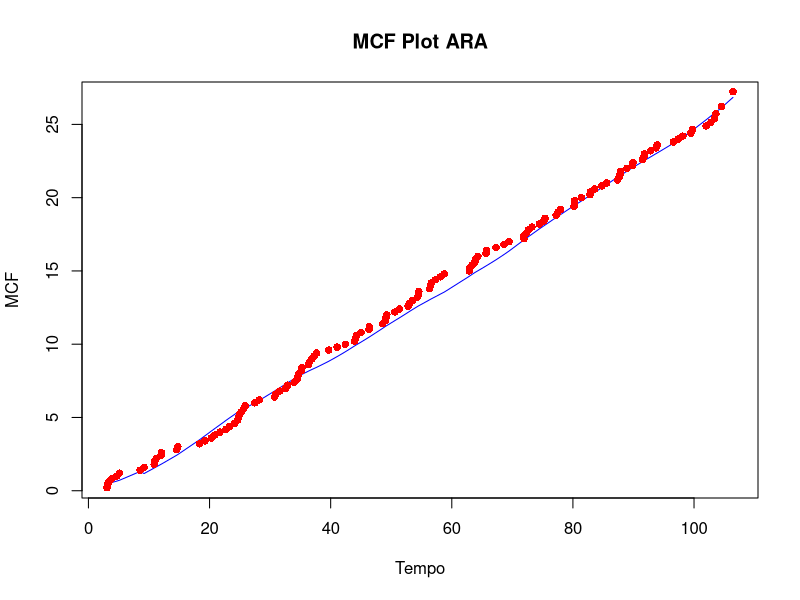
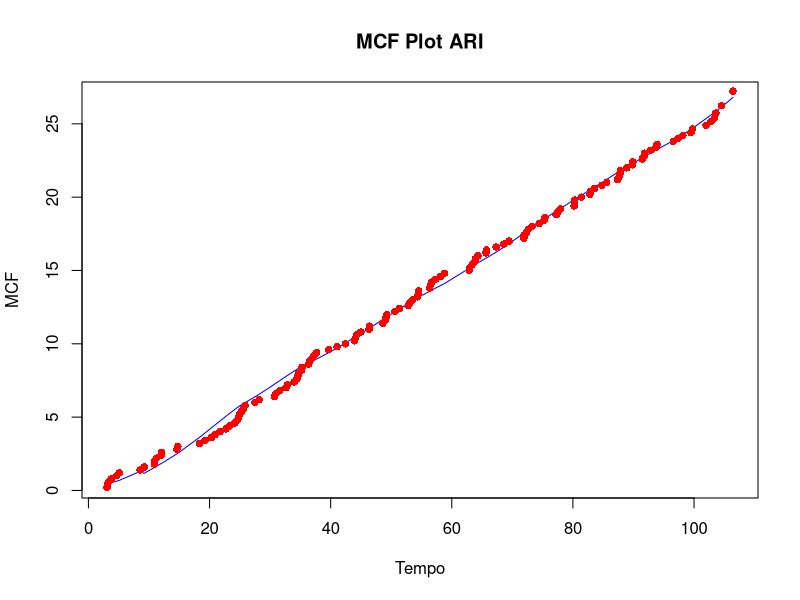

These charts were generated, in order, by the following R code:
library(dplyr)
library(pracma)
clear()
equip <- c(
  1, 1, 1, 1, 1, 1, 1, 1, 1, 1,
  1, 1, 1, 1, 1, 1, 1, 1, 1, 1,
  1, 1, 1, 1, 2, 2, 2, 2, 2, 2,
  2, 2, 2, 2, 2, 2, 2, 2, 2, 2,
  2, 2, 2, 2, 2, 2, 2, 2, 2, 2,
  2, 2, 2, 2, 2, 2, 2, 3, 3, 3,
  3, 3, 3, 3, 3, 3, 3, 3, 3, 3,
  3, 3, 3, 3, 3, 3, 3, 3, 3, 3,
  3, 4, 4, 4, 4, 4, 4, 4, 4, 4,
  4, 4, 4, 4, 4, 4, 4, 4, 4, 4,
  4, 4, 4, 4, 4, 4, 4, 4, 4, 4,
  5, 5, 5, 5, 5, 5, 5, 5, 5, 5,
  5, 5, 5, 5, 5, 5, 5, 5, 5, 5,
  5, 5, 5, 5 
)

tempo_i <- c(
  0, 9.197, 14.761, 19.246, 24.597, 25.302, 30.948, 31.602, 34.574, 41.059,
  44.114, 44.279, 46.381, 54.519, 56.355, 74.44, 77.236, 80.261, 82.815, 84.772,
  88.901, 93.727, 98.149, 106.429, 0, 3.073, 4.685, 5.125, 10.867, 11.199,
  12.046, 20.275, 21.721, 24.944, 32.604, 34.43, 36.343, 36.899, 49.009, 49.27,
  51.357, 53.56, 57.321, 58.775, 62.879, 65.651, 68.605, 71.925, 72.362, 80.282,
  89.826, 89.911, 91.807, 96.57, 97.373, 99.731, 103.386, 0, 3.814, 18.336,
  20.887, 24.792, 28.197, 30.747, 35.269, 39.679, 43.93, 44.995, 54.552, 58.139,
  63.358, 63.816, 65.727, 69.452, 75.205, 75.401, 82.888, 83.607, 93.903,
  102.791, 103.602, 0, 3.108, 11.976, 14.593, 23.326, 24.15, 25.627, 34.732,
  36.546, 37.267, 42.407, 46.347, 48.593, 49.13, 52.783, 56.483, 63.891, 71.913,
  72.627, 73.248, 77.949, 80.195, 81.409, 87.642, 87.782, 87.82, 91.752,
  101.995, 104.54, 0, 3.346, 8.527, 10.942, 22.723, 25.885, 27.479, 32.869,
  33.975, 35.194, 37.683, 50.615, 53.079, 54.31, 56.651, 62.984, 64.305, 67.309,
  77.525, 85.587, 87.362, 91.461, 92.839, 99.475
)

tempo_f <- c(
  9.197, 14.761, 19.246, 24.597, 25.302, 30.948, 31.602, 34.574, 41.059, 44.114,
  44.279, 46.381, 54.519, 56.355, 74.44, 77.236, 80.261, 82.815, 84.772, 88.901,
  93.727, 98.149, 106.429, 106.429, 3.073, 4.685, 5.125, 10.867, 11.199, 12.046,
  20.275, 21.721, 24.944, 32.604, 34.43, 36.343, 36.899, 49.009, 49.27, 51.357,
  53.56, 57.321, 58.775, 62.879, 65.651, 68.605, 71.925, 72.362, 80.282, 89.826,
  89.911, 91.807, 96.57, 97.373, 99.731, 103.386, 103.386, 3.814, 18.336,
  20.887, 24.792, 28.197, 30.747, 35.269, 39.679, 43.93, 44.995, 54.552, 58.139,
  63.358, 63.816, 65.727, 69.452, 75.205, 75.401, 82.888, 83.607, 93.903,
  102.791, 103.602, 103.602, 3.108, 11.976, 14.593, 23.326, 24.15, 25.627,
  34.732, 36.546, 37.267, 42.407, 46.347, 48.593, 49.13, 52.783, 56.483, 63.891,
  71.913, 72.627, 73.248, 77.949, 80.195, 81.409, 87.642, 87.782, 87.82, 91.752,
  101.995, 104.54, 104.54, 3.346, 8.527, 10.942, 22.723, 25.885, 27.479, 32.869,
  33.975, 35.194, 37.683, 50.615, 53.079, 54.31, 56.651, 62.984, 64.305, 67.309,
  77.525, 85.587, 87.362, 91.461, 92.839, 99.475, 99.475
)

censura <- c(
  1, 1, 1, 1, 1, 1, 1, 1, 1, 1,
  1, 1, 1, 1, 1, 1, 1, 1, 1, 1,
  1, 1, 1, 0, 1, 1, 1, 1, 1, 1,
  1, 1, 1, 1, 1, 1, 1, 1, 1, 1,
  1, 1, 1, 1, 1, 1, 1, 1, 1, 1,
  1, 1, 1, 1, 1, 1, 0, 1, 1, 1,
  1, 1, 1, 1, 1, 1, 1, 1, 1, 1,
  1, 1, 1, 1, 1, 1, 1, 1, 1, 1,
  0, 1, 1, 1, 1, 1, 1, 1, 1, 1,
  1, 1, 1, 1, 1, 1, 1, 1, 1, 1,
  1, 1, 1, 1, 1, 1, 1, 1, 1, 0,
  1, 1, 1, 1, 1, 1, 1, 1, 1, 1,
  1, 1, 1, 1, 1, 1, 1, 1, 1, 1,
  1, 1, 1, 0
)

mcf_nao_parametrica <- c(
  0.2, 0.4, 0.6, 0.8, 1.0, 1.2, 1.4, 1.6, 1.8, 2.0,
  2.2, 2.4, 2.6, 2.8, 3.0, 3.2, 3.4, 3.6, 3.8, 4.0,
  4.2, 4.4, 4.6, 4.8, 5.0, 5.2, 5.4, 5.6, 5.8, 6.0,
  6.2, 6.4, 6.6, 6.8, 7.0, 7.2, 7.4, 7.6, 7.8, 8.0,
  8.2, 8.4, 8.6, 8.8, 9.0, 9.2, 9.4, 9.6, 9.8, 10.0,
  10.2, 10.4, 10.6, 10.8, 11.0, 11.2, 11.4, 11.6, 11.8, 12.0,
  12.2, 12.4, 12.6, 12.8, 13.0, 13.2, 13.4, 13.6, 13.8, 14.0,
  14.2, 14.4, 14.6, 14.8, 15.0, 15.2, 15.4, 15.6, 15.8, 16.0,
  16.2, 16.4, 16.6, 16.8, 17.0, 17.2, 17.4, 17.6, 17.8, 18.0,
  18.2, 18.4, 18.6, 18.8, 19.0, 19.2, 19.4, 19.6, 19.8, 20.0,
  20.2, 20.4, 20.6, 20.8, 21.0, 21.2, 21.4, 21.6, 21.8, 22.0,
  22.2, 22.4, 22.6, 22.8, 23.0, 23.2, 23.4, 23.6, 23.8, 24.0,
  24.2, 24.4, 24.65, 24.9, 25.15, 25.4, 25.7333, 26.2333, 27.2333)



tempos_mcf <- c(3.073, 3.108, 3.346, 3.814, 4.685, 5.125, 8.527, 9.197, 10.867, 10.942,
                11.199, 11.976, 12.046, 14.593, 14.761, 18.336, 19.246, 20.275, 20.887, 
                21.721, 22.723, 23.326, 24.15, 24.597, 24.792, 24.944, 25.302, 25.627, 
                25.885, 27.479, 28.197, 30.747, 30.948, 31.602, 32.604, 32.869, 33.975, 
                34.43, 34.574, 34.732, 35.194, 35.269, 36.343, 36.546, 36.899, 37.267, 
                37.683, 39.679, 41.059, 42.407, 43.93, 44.114, 44.279, 44.995, 46.347, 
                46.381, 48.593, 49.009, 49.13, 49.27, 50.615, 51.357, 52.783, 53.079, 
                53.56, 54.31, 54.519, 54.552, 56.355, 56.483, 56.651, 57.321, 58.139, 
                58.775, 62.879, 62.984, 63.358, 63.816, 63.891, 64.305, 65.651, 65.727, 
                67.309, 68.605, 69.452, 71.913, 71.925, 72.362, 72.627, 73.248, 74.44, 
                75.205, 75.401, 77.236, 77.525, 77.949, 80.195, 80.261, 80.282, 81.409, 
                82.815, 82.888, 83.607, 84.772, 85.587, 87.362, 87.642, 87.782, 87.82, 
                88.901, 89.826, 89.911, 91.461, 91.752, 91.807, 92.839, 93.727, 93.903, 
                96.57, 97.373, 98.149, 99.475, 99.731, 101.995, 102.791, 103.386, 
                103.602, 104.54, 106.429)

dados <- data.frame(equip, tempo_i, tempo_f, censura)



################################################################################
#ARA_m MCF
#Ajuste inicial dos dados

m <- 20
par <- c(1.806,7.594,0.598)
mcfs_ara <- matrix(nrow = length(tempos_mcf), ncol = max(dados$equip) + 1)

dados_ara <- dados %>% mutate(tempo_ent = tempo_f-tempo_i) %>%
  filter(tempo_ent > 0) %>% select(-tempo_ent) %>%
  group_by(equip) %>% mutate(num_falha = seq(0,(n()-1))) %>%
  mutate(min_sum = ifelse(num_falha != 0, pmin((m-1), (num_falha-1)), 0)) %>%
  mutate(desc = 0) %>% mutate(acum = 0)

for (i in 1:nrow(dados_ara)){
  if  (dados_ara$num_falha[i] == 0){
    dados_ara$desc[i] <- 0
  } else {
    x <- seq(from =0, to = dados_ara$min_sum[i])
    min_sum <- dados_ara$min_sum[i]
    dados_ara$desc[i] <- sum((par[3]^x)*dados_ara$tempo_f[(i-1):(i-1-min_sum)]*(1-par[3]))
  }
  
}

f <- function(t,desc) {
  par[1]/par[2]*((t-desc)/par[2])^(par[1]-1)
}

for (i in 1:nrow(dados_ara)){
  dados_ara$acum[i] <- unlist(integrate(f, lower = dados_ara$tempo_i[i], 
                                 upper = dados_ara$tempo_f[i], desc = dados_ara$desc[i])[1])
}



max_equip <- max(dados_ara$equip)
for (j in 1:max_equip){
  dados_equip <- dados_ara[dados_ara$equip == j, ]
  for (l in 1:length(tempos_mcf)){
    tempo_atual <- tempos_mcf[l]
    dados_parc <- dados_equip[tempo_atual > dados_equip$tempo_i,]
    if (tempo_atual == dados_parc$tempo_f[nrow(dados_parc)]){
      acumul <- sum(dados_parc$acum)
      mcfs_ara[l,j] <- acumul
    } else {
      int_interv <- unlist(integrate(f, lower = dados_parc$tempo_i[nrow(dados_parc)],
                              upper = tempo_atual,
                              desc = dados_parc$desc[nrow(dados_parc)])[1])
      mcfs_ara[l,j] <- sum(dados_parc$acum[1:(nrow(dados_parc-1)-1)]) + int_interv
    }
  }
}

mcfs_ara[,ncol(mcfs_ara)] <- rowMeans(mcfs_ara[,1:5])

plot(y = mcfs_ara[, 6], x = tempos_mcf, type = "l", main = "MCF Plot ARA",
     xlab = "Tempo", ylab = "MCF", col = "blue")

# Adicionando mcf_nao_parametrica como pontos pontilhados
points(x = tempos_mcf, y = mcf_nao_parametrica, pch = 16, col = "red")


################################################################################
#ARI_m MCF
#Ajuste inicial dos dados

m <- 28
par <- c(1.898,7.652,0.672)
mcfs_ari <- matrix(nrow = length(tempos_mcf), ncol = max(dados$equip) + 1)

dados_ari <- dados %>% mutate(tempo_ent = tempo_f-tempo_i) %>%
  filter(tempo_ent > 0) %>% select(-tempo_ent) %>%
  group_by(equip) %>% mutate(num_falha = seq(0,(n()-1))) %>%
  mutate(min_sum = ifelse(num_falha != 0, pmin((m-1), (num_falha-1)), 0)) %>%
  mutate(desc = 0) %>% mutate(acum = 0)

for (i in 1:nrow(dados_ari)){
  if  (dados_ari$num_falha[i] == 0){
    dados_ari$desc[i] <- 0
  } else {
    x <- seq(from =0, to = dados_ari$min_sum[i])
    min_sum <- dados_ari$min_sum[i]
    dados_ari$desc[i] <- sum((par[3]^x)*(par[1]/par[2]*(dados_ari$tempo_f[(i-1):(i-1-min_sum)]/par[2])^(par[1]-1))
                             *(1-par[3]))
  }
  
}

f <- function(t,desc) {
  par[1]/par[2]*((t)/par[2])^(par[1]-1) - desc
}

for (i in 1:nrow(dados_ari)){
  dados_ari$acum[i] <- unlist(integrate(f, lower = dados_ari$tempo_i[i], 
                                        upper = dados_ari$tempo_f[i], desc = dados_ari$desc[i])[1])
}



max_equip <- max(dados_ari$equip)
for (j in 1:max_equip){
  dados_equip <- dados_ari[dados_ari$equip == j, ]
  for (l in 1:length(tempos_mcf)){
    tempo_atual <- tempos_mcf[l]
    dados_parc <- dados_equip[tempo_atual > dados_equip$tempo_i,]
    if (tempo_atual == dados_parc$tempo_f[nrow(dados_parc)]){
      acumul <- sum(dados_parc$acum)
      mcfs_ari[l,j] <- acumul
    } else {
      int_interv <- unlist(integrate(f, lower = dados_parc$tempo_i[nrow(dados_parc)],
                                     upper = tempo_atual,
                                     desc = dados_parc$desc[nrow(dados_parc)])[1])
      mcfs_ari[l,j] <- sum(dados_parc$acum[1:(nrow(dados_parc-1)-1)]) + int_interv
    }
  }
}

mcfs_ari[,ncol(mcfs_ari)] <- rowMeans(mcfs_ari[,1:5])



mcf_nao_parametrica <- c(
  0.2, 0.4, 0.6, 0.8, 1.0, 1.2, 1.4, 1.6, 1.8, 2.0,
  2.2, 2.4, 2.6, 2.8, 3.0, 3.2, 3.4, 3.6, 3.8, 4.0,
  4.2, 4.4, 4.6, 4.8, 5.0, 5.2, 5.4, 5.6, 5.8, 6.0,
  6.2, 6.4, 6.6, 6.8, 7.0, 7.2, 7.4, 7.6, 7.8, 8.0,
  8.2, 8.4, 8.6, 8.8, 9.0, 9.2, 9.4, 9.6, 9.8, 10.0,
  10.2, 10.4, 10.6, 10.8, 11.0, 11.2, 11.4, 11.6, 11.8, 12.0,
  12.2, 12.4, 12.6, 12.8, 13.0, 13.2, 13.4, 13.6, 13.8, 14.0,
  14.2, 14.4, 14.6, 14.8, 15.0, 15.2, 15.4, 15.6, 15.8, 16.0,
  16.2, 16.4, 16.6, 16.8, 17.0, 17.2, 17.4, 17.6, 17.8, 18.0,
  18.2, 18.4, 18.6, 18.8, 19.0, 19.2, 19.4, 19.6, 19.8, 20.0,
  20.2, 20.4, 20.6, 20.8, 21.0, 21.2, 21.4, 21.6, 21.8, 22.0,
  22.2, 22.4, 22.6, 22.8, 23.0, 23.2, 23.4, 23.6, 23.8, 24.0,
  24.2, 24.4, 24.65, 24.9, 25.15, 25.4, 25.7333, 26.2333, 27.2333
)

plot(y = mcfs_ari[, 6], x = tempos_mcf, type = "l", main = "MCF Plot ARI",
     xlab = "Tempo", ylab = "MCF", col = "blue")

# Adicionando mcf_nao_parametrica como pontos pontilhados
points(x = tempos_mcf, y = mcf_nao_parametrica, pch = 16, col = "red")


library(writexl)
ARA=data.frame(mcfs_ara[, 6])
ARI=data.frame(mcfs_ari[, 6])
Result<-cbind(ARA,ARI,mcf_nao_parametrica,tempos_mcf)
Result=data.frame(Result)
writexl::write_xlsx(Result,"Result.xlsx")


